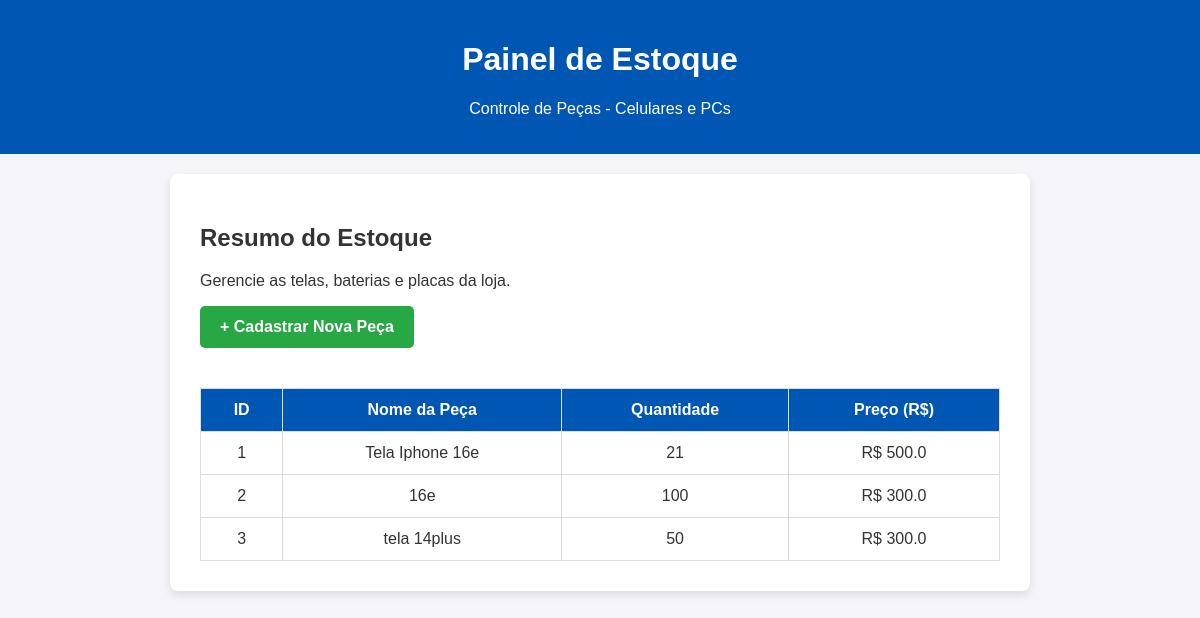
Before: / with the older database file.
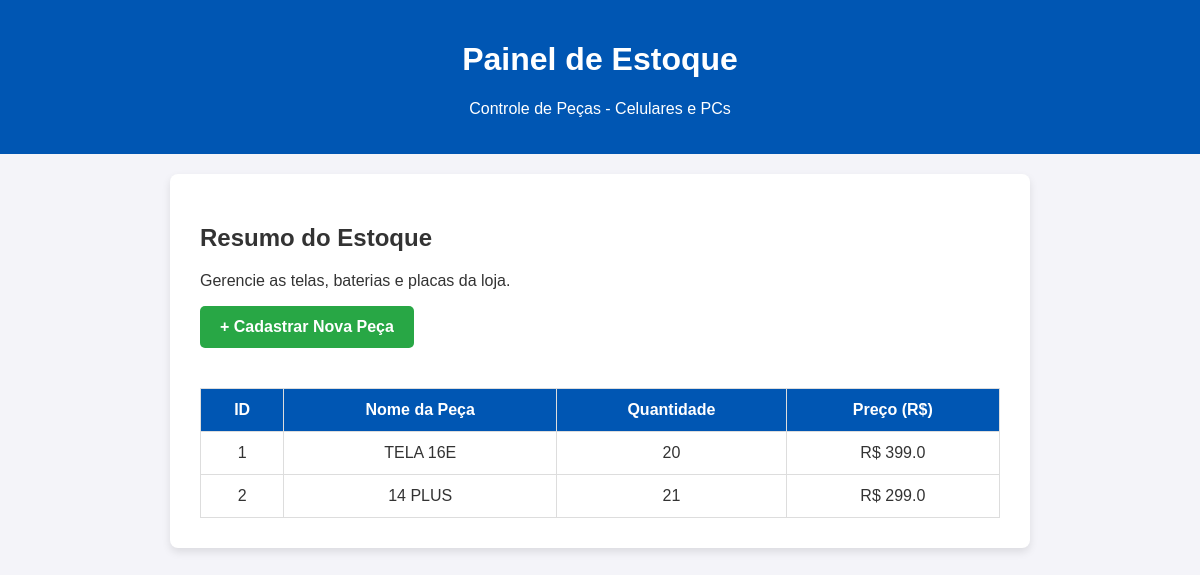
After: the same page with the newer database file.
### tables this page shows
CREATE TABLE pecas (
        id INTEGER PRIMARY KEY AUTOINCREMENT,
        nome TEXT NOT NULL,
        quantidade INTEGER NOT NULL,
        preco REAL NOT NULL,
        cep TEXT,
        rua TEXT,
        bairro TEXT
    );

### app.py (the view)
@app.route('/')
def home():
    conexao = sqlite3.connect('estoque.db')
    cursor = conexao.cursor()
    cursor.execute('SELECT * FROM pecas')
    pecas_banco = cursor.fetchall()
    conexao.close()
    return render_template('index.html', pecas=pecas_banco)

### templates/index.html (shortened to what this page needs)
<!DOCTYPE html>
<html lang="pt-BR">
<head>
</head>
<body>
    <header>
        <h1>Painel de Estoque</h1>
        <p>Controle de Peças - Celulares e PCs</p>
    </header>
    <main>
        <h2>Resumo do Estoque</h2>
        <p>Gerencie as telas, baterias e placas da loja.</p>
        <a href="/cadastrar" style="text-decoration: none;">
            <button class="botao-add" aria-label="Cadastrar uma nova peça no estoque">
                + Cadastrar Nova Peça
            </button>
        </a>
        <table>
            <thead>
                <tr>
                    <th>ID</th>
                    <th>Nome da Peça</th>
                    <th>Quantidade</th>
                    <th>Preço (R$)</th>
                </tr>
            </thead>
            <tbody>
                {% for peca in pecas %}
                <tr>
                    <td>{{ peca[0] }}</td>
                    <td>{{ peca[1] }}</td>
                    <td>{{ peca[2] }}</td>
                    <td>R$ {{ peca[3] }}</td>
                </tr>
                {% else %}
                <tr>
                    <td colspan="4">Nenhuma peça cadastrada ainda.</td>
                </tr>
                {% endfor %}
            </tbody>
        </table>
    </main>
</body>
</html>

### templates/index.html (style rules this page uses)
body { font-family: Arial, sans-serif; background-color: #f4f4f9; color: #333; margin: 0; }
header { background-color: #0056b3; color: white; padding: 20px; text-align: center; }
main { padding: 30px; max-width: 800px; margin: 0 auto; background: white; border-radius: 8px; box-shadow: 0 4px 8px rgba(0,0,0,0.1); margin-top: 20px; }
.botao-add { background-color: #28a745; color: white; padding: 12px 20px; border: none; border-radius: 5px; cursor: pointer; font-size: 16px; font-weight: bold; margin-bottom: 20px; }
table { width: 100%; border-collapse: collapse; margin-top: 20px; }
th, td { padding: 12px; border: 1px solid #ddd; text-align: center; }
th { background-color: #0056b3; color: white; }

Changed rows visible on the page:
removed pecas: id "3", nome "tela 14plus", quantidade "50", preco "300.0"
changed pecas id 1: nome "Tela Iphone 16e" → "TELA 16E"; quantidade "21" → "20"; preco "500.0" → "399.0"
changed pecas id 2: nome "16e" → "14 PLUS"; quantidade "100" → "21"; preco "300.0" → "299.0"
